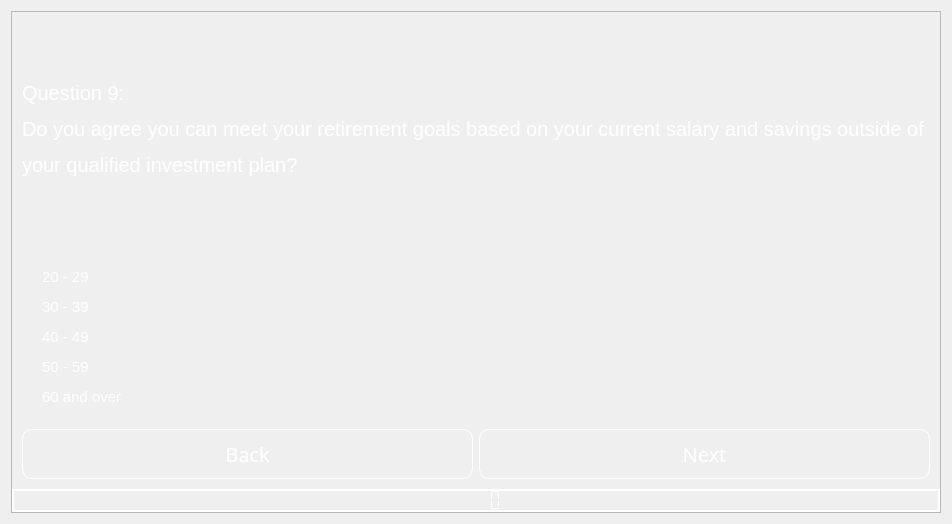
                <widget class="QWidget" name="Q_9">
                 <layout class="QVBoxLayout" name="verticalLayout_52">
                  <item>
                   <widget class="QFrame" name="frame_54">
                    <property name="frameShape">
                     <enum>QFrame::StyledPanel</enum>
                    </property>
                    <property name="frameShadow">
                     <enum>QFrame::Raised</enum>
                    </property>
                    <layout class="QVBoxLayout" name="verticalLayout_50">
                     <property name="spacing">
                      <number>0</number>
                     </property>
                     <property name="leftMargin">
                      <number>0</number>
                     </property>
                     <property name="topMargin">
                      <number>0</number>
                     </property>
                     <property name="rightMargin">
                      <number>0</number>
                     </property>
                     <property name="bottomMargin">
                      <number>0</number>
                     </property>
                     <item>
                      <widget class="QFrame" name="frame_55">
                       <property name="styleSheet">
                        <string notr="true">background:rgba(0,0,0,0);
color: rgb(255, 255, 255);</string>
                       </property>
                       <property name="frameShape">
                        <enum>QFrame::StyledPanel</enum>
                       </property>
                       <property name="frameShadow">
                        <enum>QFrame::Raised</enum>
                       </property>
                       <layout class="QVBoxLayout" name="verticalLayout_51">
                        <item>
                         <widget class="QLabel" name="label_25">
                          <property name="font">
                           <font>
                            <pointsize>15</pointsize>
                           </font>
                          </property>
                          <property name="styleSheet">
                           <string notr="true">color: rgb(255, 255, 255);</string>
                          </property>
                          <property name="text">
                           <string>&lt;html&gt;&lt;head/&gt;&lt;body&gt;&lt;p&gt;&lt;br/&gt;&lt;/p&gt;&lt;p&gt;Question 9:&lt;/p&gt;&lt;p&gt;Do you agree you can meet your retirement goals based on your current salary and savings outside of &lt;/p&gt;&lt;p&gt;your qualified investment plan?&lt;/p&gt;&lt;p&gt;&lt;br/&gt;&lt;br/&gt;&lt;/p&gt;&lt;/body&gt;&lt;/html&gt;</string>
                          </property>
                          <property name="alignment">
                           <set>Qt::AlignLeading|Qt::AlignLeft|Qt::AlignVCenter</set>
                          </property>
                         </widget>
                        </item>
                        <item>
                         <widget class="QRadioButton" name="Q1_E_10">
                          <property name="font">
                           <font>
                            <pointsize>11</pointsize>
                           </font>
                          </property>
                          <property name="text">
                           <string>20 - 29</string>
                          </property>
                         </widget>
                        </item>
                        <item>
                         <widget class="QRadioButton" name="Q1_D_10">
                          <property name="font">
                           <font>
                            <pointsize>11</pointsize>
                           </font>
                          </property>
                          <property name="text">
                           <string>30 - 39</string>
                          </property>
                         </widget>
                        </item>
                        <item>
                         <widget class="QRadioButton" name="Q1_C_10">
                          <property name="font">
                           <font>
                            <pointsize>11</pointsize>
                           </font>
                          </property>
                          <property name="text">
                           <string>40 - 49</string>
                          </property>
                         </widget>
                        </item>
                        <item>
                         <widget class="QRadioButton" name="Q1_B_10">
                          <property name="font">
                           <font>
                            <pointsize>11</pointsize>
                           </font>
                          </property>
                          <property name="text">
                           <string>50 - 59</string>
                          </property>
                         </widget>
                        </item>
                        <item>
                         <widget class="QRadioButton" name="Q1_A_10">
                          <property name="font">
                           <font>
                            <pointsize>11</pointsize>
                           </font>
                          </property>
                          <property name="text">
                           <string>60 and over</string>
                          </property>
                         </widget>
                        </item>
                       </layout>
                      </widget>
                     </item>
                     <item>
                      <widget class="QFrame" name="frame_56">
                       <property name="styleSheet">
                        <string notr="true">background:rgba(0,0,0,0);</string>
                       </property>
                       <property name="frameShape">
                        <enum>QFrame::StyledPanel</enum>
                       </property>
                       <property name="frameShadow">
                        <enum>QFrame::Raised</enum>
                       </property>
                       <layout class="QHBoxLayout" name="horizontalLayout_16">
                        <item>
                         <widget class="QPushButton" name="btn_back_Q9">
                          <property name="minimumSize">
                           <size>
                            <width>0</width>
                            <height>50</height>
                           </size>
                          </property>
                          <property name="maximumSize">
                           <size>
                            <width>500</width>
                            <height>16777215</height>
                           </size>
                          </property>
                          <property name="font">
                           <font>
                            <family>century gothic</family>
                            <pointsize>15</pointsize>
                           </font>
                          </property>
                          <property name="styleSheet">
                           <string notr="true">QPushButton
{
	background: transparent;
	border-radius: 10px;
	color: rgb(255, 255, 255);
	border: 1px solid rgb(255, 255, 255)
}

QPushButton:hover
{
	background-color: rgb(0, 170, 255);
}</string>
                          </property>
                          <property name="text">
                           <string>Back</string>
                          </property>
                         </widget>
                        </item>
                        <item>
                         <widget class="QPushButton" name="btn_Q_10">
                          <property name="minimumSize">
                           <size>
                            <width>0</width>
                            <height>50</height>
                           </size>
                          </property>
                          <property name="maximumSize">
                           <size>
                            <width>500</width>
                            <height>16777215</height>
                           </size>
                          </property>
                          <property name="font">
                           <font>
                            <family>century gothic</family>
                            <pointsize>15</pointsize>
                           </font>
                          </property>
                          <property name="styleSheet">
                           <string notr="true">QPushButton
{
	background: transparent;
	border-radius: 10px;
	color: rgb(255, 255, 255);
	border: 1px solid rgb(255, 255, 255)
}

QPushButton:hover
{
	background-color: rgb(0, 170, 255);
}</string>
                          </property>
                          <property name="text">
                           <string>Next</string>
                          </property>
                         </widget>
                        </item>
                       </layout>
                      </widget>
                     </item>
                     <item>
                      <widget class="QLCDNumber" name="lcdNumber_10">
                       <property name="maximumSize">
                        <size>
                         <width>16777215</width>
                         <height>200</height>
                        </size>
                       </property>
                       <property name="font">
                        <font>
                         <pointsize>10</pointsize>
                        </font>
                       </property>
                       <property name="styleSheet">
                        <string notr="true">color: rgb(255, 255, 255);</string>
                       </property>
                       <property name="frameShape">
                        <enum>QFrame::WinPanel</enum>
                       </property>
                       <property name="frameShadow">
                        <enum>QFrame::Plain</enum>
                       </property>
                       <property name="segmentStyle">
                        <enum>QLCDNumber::Flat</enum>
                       </property>
                       <property name="intValue" stdset="0">
                        <number>0</number>
                       </property>
                      </widget>
                     </item>
                    </layout>
                   </widget>
                  </item>
                 </layout>
                </widget>
